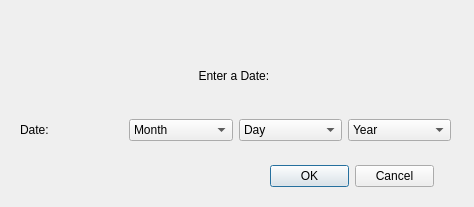
<?xml version="1.0" encoding="UTF-8"?>
<ui version="4.0">
 <class>AddDate</class>
 <widget class="QWidget" name="AddDate">
  <property name="geometry">
   <rect>
    <x>0</x>
    <y>0</y>
    <width>474</width>
    <height>207</height>
   </rect>
  </property>
  <property name="windowTitle">
   <string>Form</string>
  </property>
  <widget class="QDialogButtonBox" name="buttonBox">
   <property name="geometry">
    <rect>
     <x>270</x>
     <y>160</y>
     <width>164</width>
     <height>32</height>
    </rect>
   </property>
   <property name="standardButtons">
    <set>QDialogButtonBox::Cancel|QDialogButtonBox::Ok</set>
   </property>
  </widget>
  <widget class="QWidget" name="">
   <property name="geometry">
    <rect>
     <x>20</x>
     <y>40</y>
     <width>431</width>
     <height>101</height>
    </rect>
   </property>
   <layout class="QGridLayout" name="gridLayout_2">
    <item row="0" column="0">
     <widget class="QLabel" name="header">
      <property name="text">
       <string>&lt;html&gt;&lt;head/&gt;&lt;body&gt;&lt;p align=&quot;center&quot;&gt;Enter a Date: &lt;/p&gt;&lt;/body&gt;&lt;/html&gt;</string>
      </property>
     </widget>
    </item>
    <item row="1" column="0">
     <layout class="QGridLayout" name="gridLayout">
      <item row="0" column="2">
       <widget class="QComboBox" name="day">
        <item>
         <property name="text">
          <string>Day</string>
         </property>
        </item>
        <item>
         <property name="text">
          <string>1</string>
         </property>
        </item>
        <item>
         <property name="text">
          <string>2</string>
         </property>
        </item>
        <item>
         <property name="text">
          <string>3</string>
         </property>
        </item>
        <item>
         <property name="text">
          <string>4</string>
         </property>
        </item>
        <item>
         <property name="text">
          <string>5</string>
         </property>
        </item>
        <item>
         <property name="text">
          <string>6</string>
         </property>
        </item>
        <item>
         <property name="text">
          <string>7</string>
         </property>
        </item>
        <item>
         <property name="text">
          <string>8</string>
         </property>
        </item>
        <item>
         <property name="text">
          <string>9</string>
         </property>
        </item>
        <item>
         <property name="text">
          <string>10</string>
         </property>
        </item>
        <item>
         <property name="text">
          <string>11</string>
         </property>
        </item>
        <item>
         <property name="text">
          <string>12</string>
         </property>
        </item>
        <item>
         <property name="text">
          <string>13</string>
         </property>
        </item>
        <item>
         <property name="text">
          <string>14</string>
         </property>
        </item>
        <item>
         <property name="text">
          <string>15</string>
         </property>
        </item>
        <item>
         <property name="text">
          <string>16</string>
         </property>
        </item>
        <item>
         <property name="text">
          <string>17</string>
         </property>
        </item>
        <item>
         <property name="text">
          <string>18</string>
         </property>
        </item>
        <item>
         <property name="text">
          <string>19</string>
         </property>
        </item>
        <item>
         <property name="text">
          <string>20</string>
         </property>
        </item>
        <item>
         <property name="text">
          <string>21</string>
         </property>
        </item>
        <item>
         <property name="text">
          <string>22</string>
         </property>
        </item>
        <item>
         <property name="text">
          <string>23</string>
         </property>
        </item>
        <item>
         <property name="text">
          <string>24</string>
         </property>
        </item>
        <item>
         <property name="text">
          <string>25</string>
         </property>
        </item>
        <item>
         <property name="text">
          <string>26</string>
         </property>
        </item>
        <item>
         <property name="text">
          <string>27</string>
         </property>
        </item>
        <item>
         <property name="text">
          <string>28</string>
         </property>
        </item>
        <item>
         <property name="text">
          <string>29</string>
         </property>
        </item>
        <item>
         <property name="text">
          <string>30</string>
         </property>
        </item>
        <item>
         <property name="text">
          <string>31</string>
         </property>
        </item>
       </widget>
      </item>
      <item row="0" column="0">
       <widget class="QLabel" name="date_label">
        <property name="text">
         <string>Date: </string>
        </property>
       </widget>
      </item>
      <item row="0" column="1">
       <widget class="QComboBox" name="month">
        <item>
         <property name="text">
          <string>Month</string>
         </property>
        </item>
        <item>
         <property name="text">
          <string>1</string>
         </property>
        </item>
        <item>
         <property name="text">
          <string>2</string>
         </property>
        </item>
        <item>
         <property name="text">
          <string>3</string>
         </property>
        </item>
        <item>
         <property name="text">
          <string>4</string>
         </property>
        </item>
        <item>
         <property name="text">
          <string>5</string>
         </property>
        </item>
        <item>
         <property name="text">
          <string>6</string>
         </property>
        </item>
        <item>
         <property name="text">
          <string>7</string>
         </property>
        </item>
        <item>
         <property name="text">
          <string>8</string>
         </property>
        </item>
        <item>
         <property name="text">
          <string>9</string>
         </property>
        </item>
        <item>
         <property name="text">
          <string>10</string>
         </property>
        </item>
        <item>
         <property name="text">
          <string>11</string>
         </property>
        </item>
        <item>
         <property name="text">
          <string>12</string>
         </property>
        </item>
       </widget>
      </item>
      <item row="0" column="3">
       <widget class="QComboBox" name="year">
        <item>
         <property name="text">
          <string>Year</string>
         </property>
        </item>
        <item>
         <property name="text">
          <string>2015</string>
         </property>
        </item>
        <item>
         <property name="text">
          <string>2016</string>
         </property>
        </item>
        <item>
         <property name="text">
          <string>2017</string>
         </property>
        </item>
        <item>
         <property name="text">
          <string>2018</string>
         </property>
        </item>
        <item>
         <property name="text">
          <string>2019</string>
         </property>
        </item>
        <item>
         <property name="text">
          <string>2020</string>
         </property>
        </item>
        <item>
         <property name="text">
          <string>2021</string>
         </property>
        </item>
        <item>
         <property name="text">
          <string>2022</string>
         </property>
        </item>
        <item>
         <property name="text">
          <string>2023</string>
         </property>
        </item>
        <item>
         <property name="text">
          <string>2024</string>
         </property>
        </item>
        <item>
         <property name="text">
          <string>2025</string>
         </property>
        </item>
        <item>
         <property name="text">
          <string>2026</string>
         </property>
        </item>
       </widget>
      </item>
     </layout>
    </item>
   </layout>
  </widget>
 </widget>
 <resources/>
 <connections/>
</ui>
